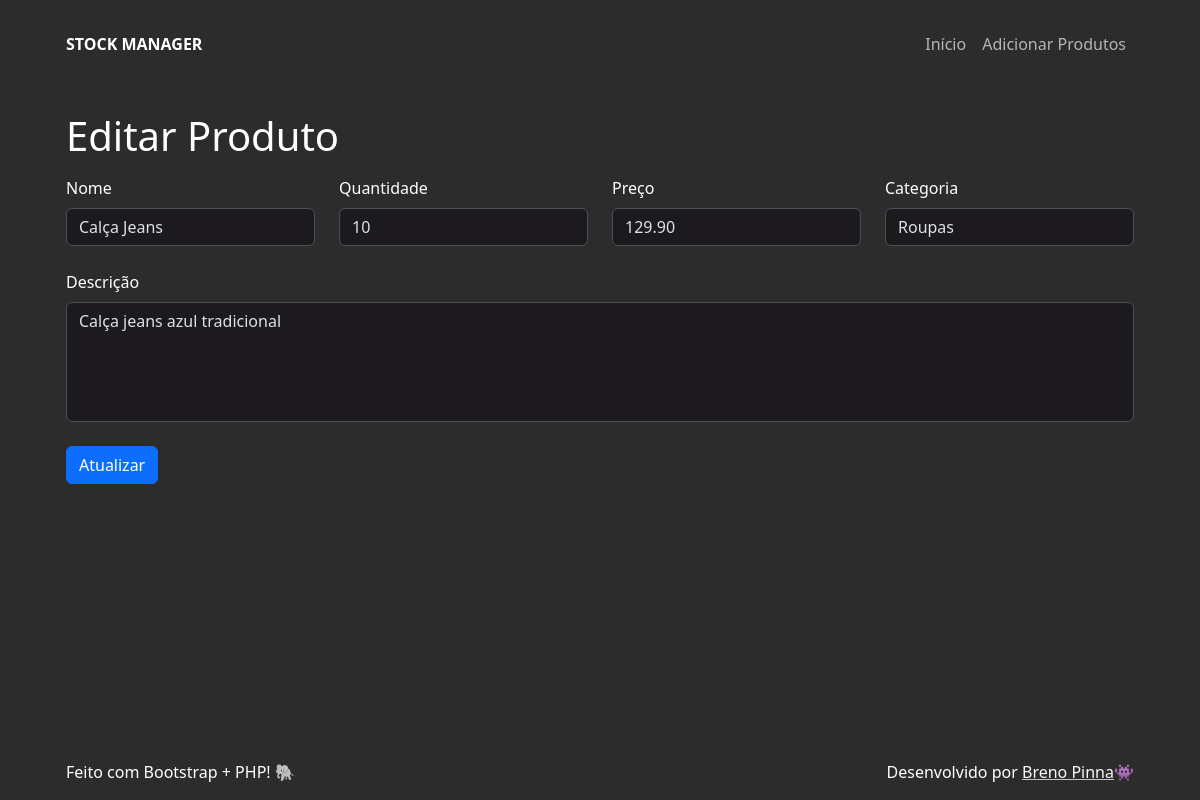
/update?id=2, run on an earlier commit of the app's database.
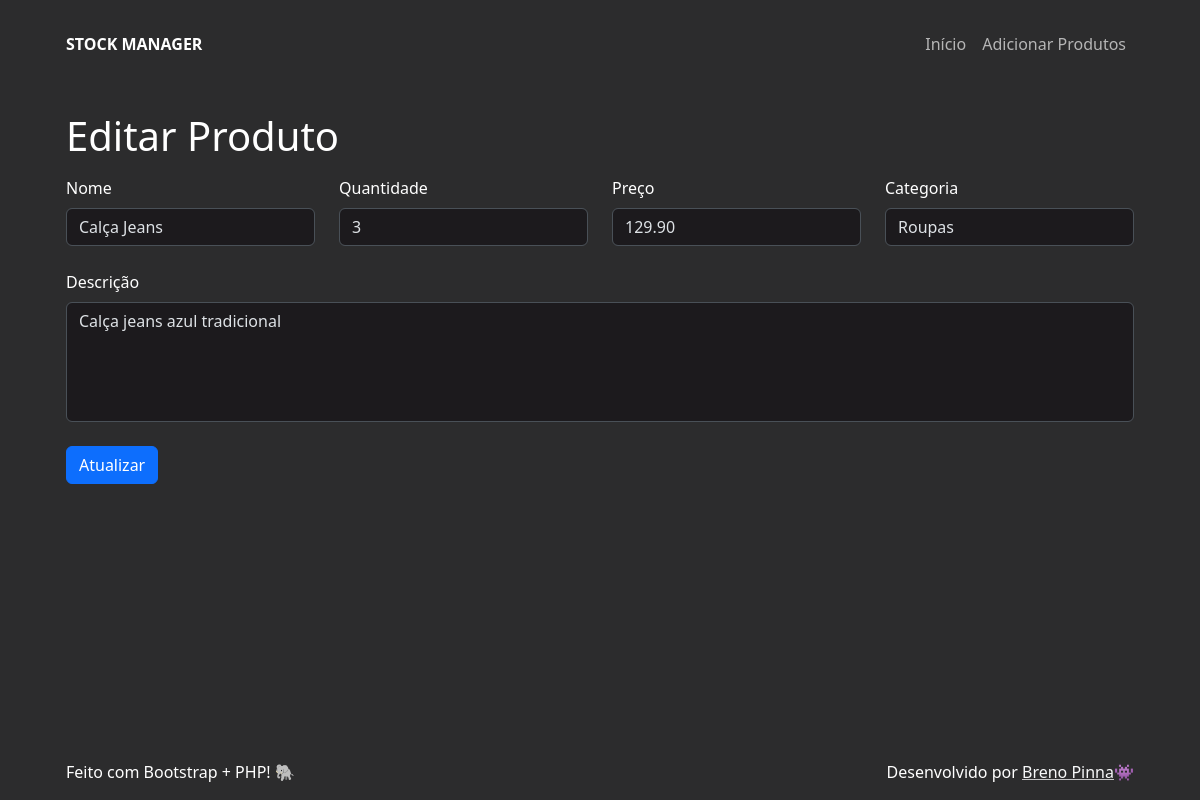
And on a later commit of the database.
### tables this page shows
CREATE TABLE products (
  id int NOT NULL AUTO_INCREMENT,
  name varchar(255) NOT NULL,
  quantity int NOT NULL,
  category varchar(255) NOT NULL,
  price decimal(10, 2) NOT NULL,
  description varchar(1000) NOT NULL,
  created_at timestamp DEFAULT CURRENT_TIMESTAMP,
  modified_at timestamp DEFAULT CURRENT_TIMESTAMP ON UPDATE CURRENT_TIMESTAMP,
  PRIMARY KEY (id)
);

### htdocs/src/data/get_product_details.php (called while the page is built, shortened)
<?php
  function get_product_details(int $id){
    try {
      $con = connect();
      $sql = "SELECT * FROM products WHERE products.id = :id;";
      $stmt = $con->prepare($sql);
      $stmt->execute([
        ":id" => $id
      ]);
      $product_details = $stmt->fetch(PDO::FETCH_ASSOC);
      return ['success' => true, 'data' => $product_details];
    } catch (\Throwable $th) {
      return ['success' => false, 'message' => $th->getMessage()];
    }
  }

### htdocs/src/components/product_form.php (the view, shortened to what this page needs)
<?php
  function product_form(FormMode $mode, array $product = []){
    $id = $product['id'] ?? 0;
    $name = $product['name'] ?? "";
    $quantity = $product['quantity'] ?? 1;
    $price = $product['price'] ?? 0.01;
    $category = $product['category'] ?? "";
    $description = $product['description'] ?? "";
    [$path, $button_text] = match($mode) {
      FormMode::CREATE => ['create', "Salvar"],
      FormMode::UPDATE => ['update', "Atualizar"],
    };
    $form_id = $mode == FormMode::CREATE ? "create-product" : "";
    $form_action = $mode == FormMode::UPDATE ? "/actions/{$path}.php" : "";
    $input_hidden = $mode == FormMode::UPDATE ? "<input type='hidden' name='id' value={$id}>" : "";
    return <<<HTML
    <div class="gy-4">
      <form id="{$form_id}" action="{$form_action}" method="post">
        {$input_hidden}
        <div class="row row-gap-2">
          <div class="col-12 col-sm-3">
            <label for="name" class="form-label">Nome</label>
            <input
              type="text"
              class="form-control bg-secondary"
              id="name"
              name="name"
              value="{$name}"
              required />
          </div>
          <div class="col-6 col-sm-3">
            <label for="quantity" class="form-label">Quantidade</label>
            <input
              type="number"
              step="1"
              min="1"
              class="form-control bg-secondary"
              id="quantity"
              name="quantity"
              value="{$quantity}"
              required />
          </div>
          <div class="col-6 col-sm-3">
            <label for="price" class="form-label">Preço</label>
            <input
              type="number"
              step="0.01"
              min="0.01"
              class="form-control bg-secondary"
              id="price"
              name="price"
              value="{$price}"
              required />
          </div>
          <div class="col-12 col-sm-3">
            <label for="category" class="form-label">Categoria</label>
            <input
              type="text"
              class="form-control bg-secondary"
              id="category"
              name="category"
              value="{$category}"
              required />
          </div>
        </div>
        <div class="row g-0 mt-4">
          <div class="col-12">
            <label for="description" class="form-label">Descrição</label>
            <textarea
              class="form-control bg-secondary resize-none"
              style="height: 120px; resize: none"
              id="description"
              name="description"
              required>{$description}</textarea
            >
          </div>
        </div>
        <button type="submit" class="btn btn-primary mt-4">{$button_text}</button>
      </form>
    </div>
HTML;
  }

What changed in the data, as far as the page shows it:
changed products "Calça Jeans": quantity "10" → "3"
